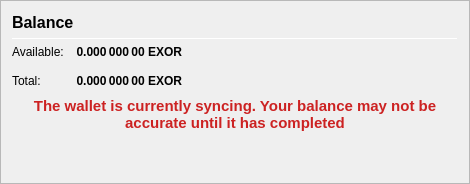
                   <widget class="QFrame" name="frame_CombinedBalances">
                    <property name="minimumSize">
                     <size>
                      <width>470</width>
                      <height>0</height>
                     </size>
                    </property>
                    <property name="frameShape">
                     <enum>QFrame::StyledPanel</enum>
                    </property>
                    <property name="frameShadow">
                     <enum>QFrame::Raised</enum>
                    </property>
                    <layout class="QVBoxLayout" name="verticalLayout_5">
                     <item>
                      <layout class="QHBoxLayout" name="horizontalLayout_5" stretch="0,0">
                       <item>
                        <widget class="QLabel" name="label_5z">
                         <property name="minimumSize">
                          <size>
                           <width>0</width>
                           <height>20</height>
                          </size>
                         </property>
                         <property name="font">
                          <font>
                           <pointsize>12</pointsize>
                           <weight>75</weight>
                           <bold>true</bold>
                          </font>
                         </property>
                         <property name="toolTip">
                          <string>Balance (including unconfirmed and immature coins)</string>
                         </property>
                         <property name="text">
                          <string>Balance</string>
                         </property>
                        </widget>
                       </item>
                       <item>
                        <spacer name="horizontalSpacer_1">
                         <property name="orientation">
                          <enum>Qt::Horizontal</enum>
                         </property>
                         <property name="sizeHint" stdset="0">
                          <size>
                           <width>40</width>
                           <height>20</height>
                          </size>
                         </property>
                        </spacer>
                       </item>
                      </layout>
                     </item>
                     <item>
                      <widget class="Line" name="line_CombinedBalance">
                       <property name="minimumSize">
                        <size>
                         <width>0</width>
                         <height>1</height>
                        </size>
                       </property>
                       <property name="maximumSize">
                        <size>
                         <width>16777215</width>
                         <height>1</height>
                        </size>
                       </property>
                       <property name="orientation">
                        <enum>Qt::Horizontal</enum>
                       </property>
                      </widget>
                     </item>
                     <item>
                      <layout class="QGridLayout" name="gridLayout_3">
                       <property name="spacing">
                        <number>12</number>
                       </property>
                       <item row="1" column="0">
                        <widget class="QLabel" name="labelBalanceTextz">
                         <property name="text">
                          <string>Available:</string>
                         </property>
                        </widget>
                       </item>
                       <item row="1" column="1">
                        <widget class="QLabel" name="labelBalancez">
                         <property name="font">
                          <font>
                           <weight>75</weight>
                           <bold>true</bold>
                          </font>
                         </property>
                         <property name="cursor">
                          <cursorShape>IBeamCursor</cursorShape>
                         </property>
                         <property name="toolTip">
                          <string>Your current spendable balance</string>
                         </property>
                         <property name="text">
                          <string notr="true">0.000 000 00 EXOR</string>
                         </property>
                         <property name="alignment">
                          <set>Qt::AlignRight|Qt::AlignTrailing|Qt::AlignVCenter</set>
                         </property>
                         <property name="textInteractionFlags">
                          <set>Qt::LinksAccessibleByMouse|Qt::TextSelectableByKeyboard|Qt::TextSelectableByMouse</set>
                         </property>
                        </widget>
                       </item>
                       <item row="2" column="0">
                        <widget class="QLabel" name="labelTotalTextz">
                         <property name="text">
                          <string>Total:</string>
                         </property>
                        </widget>
                       </item>
                       <item row="2" column="1">
                        <widget class="QLabel" name="labelTotalz">
                         <property name="font">
                          <font>
                           <weight>75</weight>
                           <bold>true</bold>
                          </font>
                         </property>
                         <property name="cursor">
                          <cursorShape>IBeamCursor</cursorShape>
                         </property>
                         <property name="toolTip">
                          <string>Total Balance, including all unavailable coins.</string>
                         </property>
                         <property name="text">
                          <string notr="true">0.000 000 00 EXOR</string>
                         </property>
                         <property name="alignment">
                          <set>Qt::AlignRight|Qt::AlignTrailing|Qt::AlignVCenter</set>
                         </property>
                         <property name="textInteractionFlags">
                          <set>Qt::LinksAccessibleByMouse|Qt::TextSelectableByKeyboard|Qt::TextSelectableByMouse</set>
                         </property>
                        </widget>
                       </item>
                       <item row="2" column="3">
                        <spacer name="horizontalSpacer_2">
                         <property name="orientation">
                          <enum>Qt::Horizontal</enum>
                         </property>
                         <property name="sizeHint" stdset="0">
                          <size>
                           <width>40</width>
                           <height>20</height>
                          </size>
                         </property>
                        </spacer>
                       </item>
                      </layout>
                     </item>
                     <item>
                      <layout class="QHBoxLayout" name="horizontalLayout_6" stretch="0">
                       <item>
                        <widget class="QLabel" name="labelWalletStatus">
                         <property name="minimumSize">
                          <size>
                           <width>0</width>
                           <height>20</height>
                          </size>
                         </property>
                         <property name="font">
                          <font>
                           <pointsize>11</pointsize>
                           <weight>75</weight>
                           <bold>true</bold>
                          </font>
                         </property>
                         <property name="styleSheet">
                          <string notr="true">color:#cc2222</string>
                         </property>
                         <property name="text">
                          <string>The wallet is currently syncing. Your balance may not be accurate until it has completed</string>
                         </property>
                         <property name="alignment">
                          <set>Qt::AlignCenter</set>
                         </property>
                         <property name="wordWrap">
                          <bool>true</bool>
                         </property>
                        </widget>
                       </item>
                      </layout>
                     </item>
                     <item>
                      <spacer name="verticalSpacer_1">
                       <property name="orientation">
                        <enum>Qt::Vertical</enum>
                       </property>
                       <property name="sizeHint" stdset="0">
                        <size>
                         <width>20</width>
                         <height>40</height>
                        </size>
                       </property>
                      </spacer>
                     </item>
                    </layout>
                   </widget>
